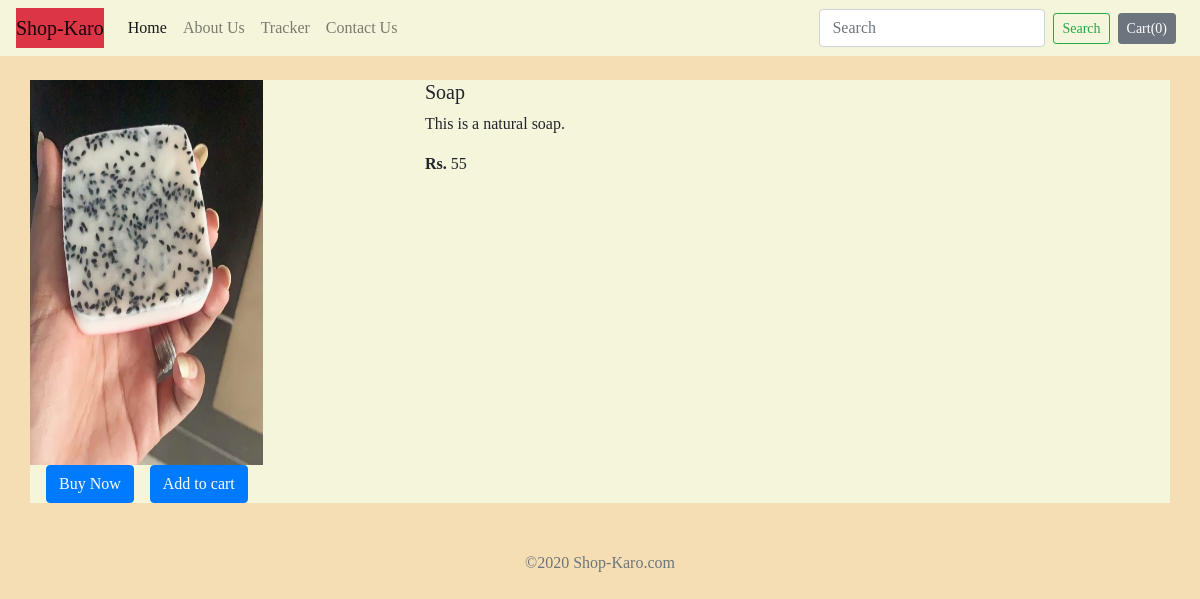
Page /shop/products/17 on the committed database.
### shop/models.py (models this page shows, shortened)
class Product(models.Model):
    product_id = models.AutoField
    product_name = models.CharField(max_length=50)
    category = models.CharField(max_length=50, default="")
    subcategory = models.CharField(max_length=50, default="")
    price = models.IntegerField(default=0)
    desc = models.CharField(max_length=300)
    pub_date = models.DateField()
    image = models.ImageField(upload_to='shop/images', default="")

### shop/views.py (the view)
# urls.py: path("products/<int:myid>", views.productView, name="ProductView"),
def productView(request, myid):
    product = Product.objects.filter(id=myid)
    return render(request, 'shop/prodView.html', {'product':product[0]})

### shop/templates/shop/prodView.html (shortened to what this page needs)
{% extends 'shop/basic.html' %}
{% block body %}
<div class="container my-4" >
    <div class="row">
        <div class="col-md -4">
        <div class="row">
        <img src="/media/{{product.image}}" width="233px" height="385px">
        </div>
        <div class="row">
            <button class="btn btn-primary mx-3">Buy Now</button>
            <button class="btn btn-primary">Add to cart</button>
        </div>
    </div>
    <div class="col-md-8">
        <h5>{{product.product_name}}</h5>
        <p>{{product.desc }}</p>
        <p><b>Rs.</b> {{product.price}}</p>
    </div>
    </div>
</div>
{% endblock %}

### rows in the picture
Product: image (picture), product_name "Soap", desc "This is a natural soap.", price "55"
